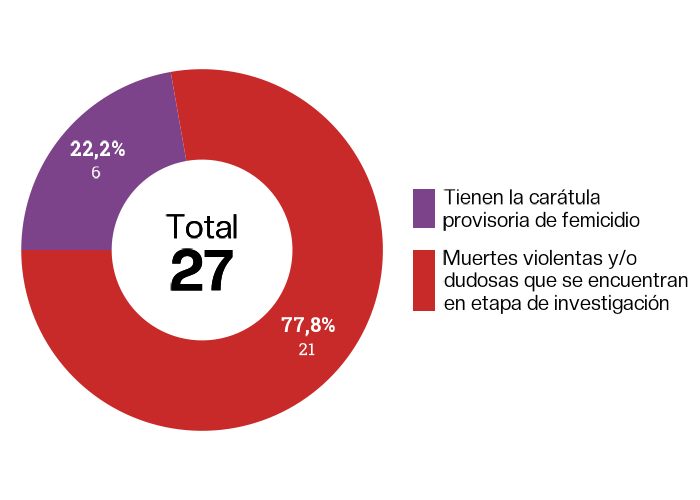

Recreate this plot in R.
# Limpiar todo
rm(list = ls())

# Librer?as
library(ggplot2)
library(dplyr)
library(stringr)
library(cowplot)
library(magick)
library(ggtext)
library(googlesheets4)

# Fuentes
library(sysfonts)
library(showtext)
dir <- paste0(dirname(rstudioapi::getActiveDocumentContext()$path), "/Fonts/")
font_add(family = "font_title",
         bold = file.path(dir, "CreatoDisplay-ExtraBold.otf"),
         regular = file.path(dir, "CreatoDisplay-Regular.otf"))
font_add("font_subtitle", file.path(dir, "CreatoDisplay-Regular.otf"))
font_add(family = "font_body",
         regular = file.path(dir, "RobotoSlab-Regular.ttf"),
         bold = file.path(dir, "RobotoSlab-Bold.ttf"))
showtext_auto()

# Cargar datos
Raw_1 <- read_sheet(ss = "https://docs.google.com/spreadsheets/d/1_n2tTaEXNYTv7fGRLLXt65W49wvFmE3eDpxiBZqmMZk/edit?usp=sharing",
                  sheet = "REGISTRO") %>%
  filter(Año == 2025)
Raw_2 <- read_sheet(ss = "https://docs.google.com/spreadsheets/d/1_n2tTaEXNYTv7fGRLLXt65W49wvFmE3eDpxiBZqmMZk/edit?usp=sharing",
                    sheet = "MUERTES") %>%
  filter(Año == 2025)

Raw <- data.frame(Caratula = factor(c("Tienen la carátula provisoria de femicidio",
                                      "Femicidio vinculado",
                                      "Muertes violentas y/o dudosas que se encuentran en etapa de investigación"),
                                    levels=c("Tienen la carátula provisoria de femicidio",
                                             "Femicidio vinculado",
                                             "Muertes violentas y/o dudosas que se encuentran en etapa de investigación")),
                  Cantidad = c(nrow(Raw_1 %>% filter(Vinculado == "FALSE")),
                               nrow(Raw_1 %>% filter(Vinculado == "TRUE")),
                               nrow(Raw_2)))

Data <- Raw %>%
  filter(Cantidad != 0) %>%
  mutate(Porcentaje = 100 * Cantidad / sum(Cantidad)) %>%
  mutate(Label = ifelse(Porcentaje < 10,
                        paste0("<span style='font-size:15pt'>**",
                               formatC(round(Porcentaje,1), big.mark=".", decimal.mark=","),
                               "%**</span><br><span style='font-size:10pt'>",
                               formatC(Cantidad, big.mark = ".", decimal.mark = ",","</span>")),
                        paste0("<span style='font-size:15pt'>**",
                               formatC(round(Porcentaje,1), big.mark=".", decimal.mark=","),
                               "%**</span><br><span style='font-size:12.5pt'>",
                               formatC(Cantidad, big.mark = ".", decimal.mark = ",","</span>")))) %>%
  mutate(ymax = cumsum(Porcentaje)) %>%
  mutate(ymin = c(0, head(ymax, n=-1))) %>%
  rowwise() %>%
  mutate(ymid = ymax - (ymax - ymin)/2)

# Total
Total <- paste0( "<span style='font-size:25pt'>Total</span><br>",
                  "**", formatC(sum(Data$Cantidad), big.mark = ".", decimal.mark = ",", format = "fg"),
                  "**")

# Colores
Paleta <- c("#1e7b34", "#119ca0", "#b8d6ac", "#6963aa",
            "#7c428a", "#4c2158", "#c72a29", "#ec6230", "#cbc2ce",
            "#d6a62e", "#3f6f9f", "#b05c7a")

Colores <- c("Tienen la carátula provisoria de femicidio" = "#7c428a",
            "Femicidio vinculado" = "#4c2158",
            "Muertes violentas y/o dudosas que se encuentran en etapa de investigación" = "#c72a29")

# Gráfico
grafico <- ggplot(Data, aes(ymax=ymax, ymin=ymin, xmax=4, xmin=2.75, fill=Caratula)) +
  geom_rect() +
  geom_textbox(x = 1.5, y = 0, label = Total, hjust = 0.5,
               halign = 0.5, fill = NA, size=15, box.color=NA,
               family = "font_title", lineheight = 0.75) +
  geom_richtext(aes(x = ifelse(Porcentaje <= 5, 4.4, 3.4), y=ymid, label=Label),
                color = ifelse(Data$Porcentaje <= 5, "black", "white"),
                lineheight = ifelse(Data$Porcentaje <= 5, 1.25, 1.5),
                label.color = NA, family="font_body", hjust=0.5, vjust=0.5,
                show.legend=FALSE, fill=NA) +
  coord_polar(theta="y", start=-pi/2) +
  xlim(c(1.5, 4.5)) +
  theme_void() +
  scale_fill_manual(values = Colores, labels = function(z) str_wrap(z, width=25)) +
  theme(text=element_text(family="font_title"),
        legend.position = "right",
        plot.title = element_blank(),
        plot.subtitle = element_blank(),
        legend.title = element_blank(),
        legend.text = element_text(size=15, family="font_title"),
        legend.box.margin = margin(t=0,b=0,l=-50,r=60),
        legend.key.spacing.y = unit(0.5, "cm"),
        plot.margin = margin(t=-50, r=-50, b=-50, l=-50),
        plot.background = element_rect(fill = "white", colour = NA))

# Layout
grafico <- grafico +
  theme(plot.background = element_rect(fill = "white", colour = NA))

# Guardar gráfico
filename <- str_sub(basename(rstudioapi::getSourceEditorContext()$path), 1,
                    str_length(unlist(basename(rstudioapi::getSourceEditorContext()$path)))-2)

ggsave(filename = paste0(filename, ".png"),
       path = paste0(dirname(rstudioapi::getActiveDocumentContext()$path),"/Infografia_femicidios/2025/"),
       plot=grafico, dpi=100, width=7, height=5)
ggsave(filename = paste0(filename, ".pdf"),
       path=paste0(dirname(rstudioapi::getActiveDocumentContext()$path),"/Infografia_femicidios/2025/"),
       plot=grafico, dpi=72, width=7, height=5)
